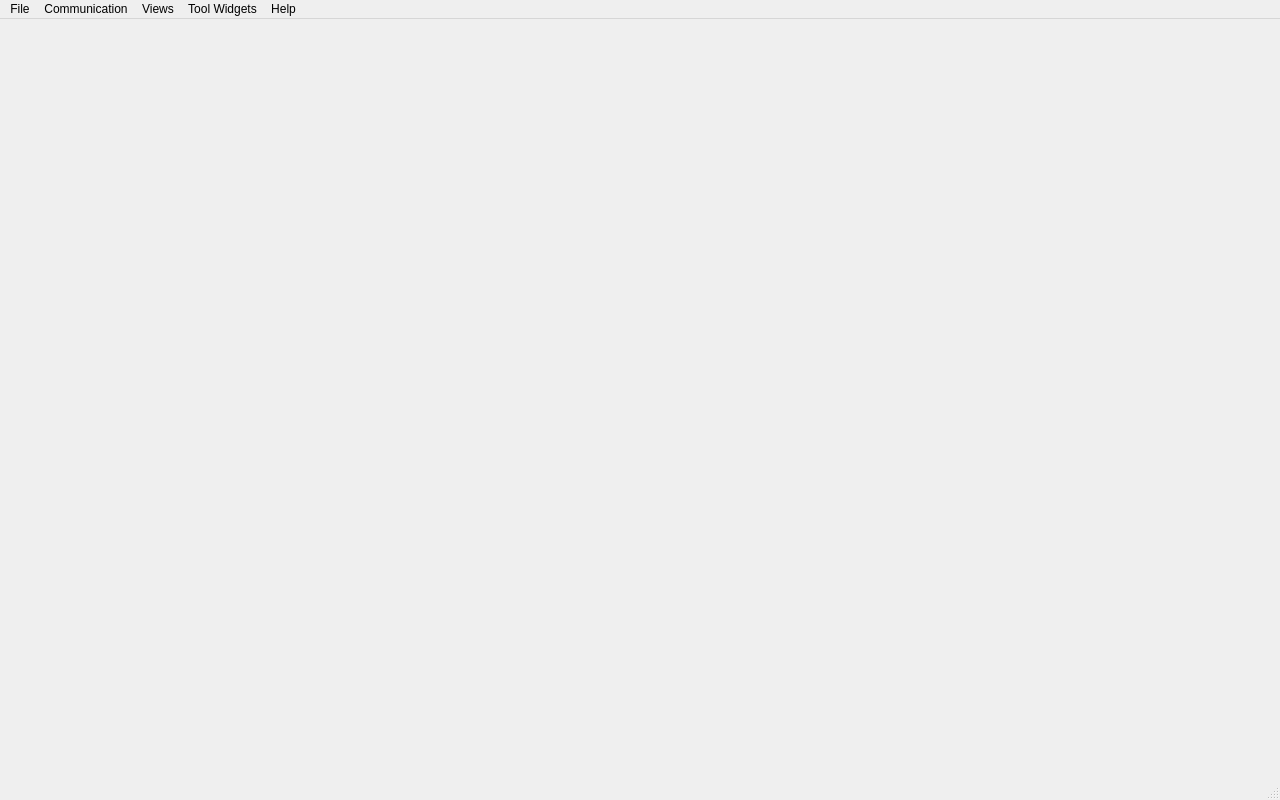
<?xml version="1.0" encoding="UTF-8"?>
<ui version="4.0">
 <class>MainWindow</class>
 <widget class="QMainWindow" name="MainWindow">
  <property name="geometry">
   <rect>
    <x>0</x>
    <y>0</y>
    <width>1280</width>
    <height>800</height>
   </rect>
  </property>
  <property name="minimumSize">
   <size>
    <width>1120</width>
    <height>720</height>
   </size>
  </property>
  <property name="baseSize">
   <size>
    <width>1280</width>
    <height>800</height>
   </size>
  </property>
  <property name="mouseTracking">
   <bool>false</bool>
  </property>
  <property name="windowTitle">
   <string>MGMainWindow</string>
  </property>
  <property name="styleSheet">
   <string notr="true"/>
  </property>
  <widget class="QWidget" name="centralWidget">
   <property name="sizePolicy">
    <sizepolicy hsizetype="MinimumExpanding" vsizetype="MinimumExpanding">
     <horstretch>0</horstretch>
     <verstretch>0</verstretch>
    </sizepolicy>
   </property>
   <property name="minimumSize">
    <size>
     <width>200</width>
     <height>150</height>
    </size>
   </property>
  </widget>
  <widget class="QMenuBar" name="menuBar">
   <property name="geometry">
    <rect>
     <x>0</x>
     <y>0</y>
     <width>1280</width>
     <height>22</height>
    </rect>
   </property>
   <widget class="QMenu" name="menuMGround">
    <property name="title">
     <string>File</string>
    </property>
    <widget class="QMenu" name="menuPreferences">
     <property name="title">
      <string>Display</string>
     </property>
     <addaction name="actionSelectStylesheet"/>
     <addaction name="actionReloadStylesheet"/>
    </widget>
    <addaction name="actionJoystick_Settings"/>
    <addaction name="actionSimulate"/>
    <addaction name="separator"/>
    <addaction name="actionMuteAudioOutput"/>
    <addaction name="actionJoystickSettings"/>
    <addaction name="menuPreferences"/>
    <addaction name="actionAdvanced_Mode"/>
    <addaction name="separator"/>
    <addaction name="actionExit"/>
   </widget>
   <widget class="QMenu" name="menuNetwork">
    <property name="title">
     <string>Communication</string>
    </property>
    <widget class="QMenu" name="menuAdd_Link">
     <property name="title">
      <string>Add Link</string>
     </property>
     <addaction name="actionSerial"/>
     <addaction name="actionTCP"/>
     <addaction name="actionUDP"/>
     <addaction name="actionUDPClient"/>
    </widget>
    <addaction name="menuAdd_Link"/>
    <addaction name="separator"/>
   </widget>
   <widget class="QMenu" name="menuTools">
    <property name="enabled">
     <bool>true</bool>
    </property>
    <property name="title">
     <string>Tool Widgets</string>
    </property>
    <addaction name="actionNewCustomWidget"/>
    <addaction name="actionLoadCustomWidgetFile"/>
    <addaction name="separator"/>
    <addaction name="actionTerminalConsole"/>
   </widget>
   <widget class="QMenu" name="menuHelp">
    <property name="title">
     <string>Help</string>
    </property>
    <addaction name="actionOnline_Documentation"/>
    <addaction name="actionProject_Roadmap_2"/>
    <addaction name="actionDeveloper_Credits"/>
    <addaction name="actionDebug_Console"/>
    <addaction name="actionCheck_For_Updates"/>
    <addaction name="separator"/>
    <addaction name="actionDonate"/>
    <addaction name="separator"/>
    <addaction name="actionAbout_APM_Planner_2_0"/>
   </widget>
   <widget class="QMenu" name="menuPerspectives">
    <property name="title">
     <string>Views</string>
    </property>
    <addaction name="actionFlightView"/>
    <addaction name="actionMissionView"/>
    <addaction name="actionHardwareConfig"/>
    <addaction name="actionSoftwareConfig"/>
    <addaction name="actionTerminalView"/>
    <addaction name="actionEngineersView"/>
    <addaction name="actionSimulationView"/>
    <addaction name="separator"/>
    <addaction name="actionFirmwareUpdateView"/>
    <addaction name="actionMavlinkView"/>
    <addaction name="actionUnconnectedView"/>
    <addaction name="separator"/>
    <addaction name="actionFullscreen"/>
    <addaction name="actionNormal"/>
   </widget>
   <addaction name="menuMGround"/>
   <addaction name="menuNetwork"/>
   <addaction name="menuPerspectives"/>
   <addaction name="menuTools"/>
   <addaction name="menuHelp"/>
  </widget>
  <widget class="QStatusBar" name="statusBar"/>
  <action name="actionExit">
   <property name="icon">
    <iconset resource="../../qgroundcontrol.qrc">
     <normaloff>:/files/images/actions/system-log-out.svg</normaloff>:/files/images/actions/system-log-out.svg</iconset>
   </property>
   <property name="text">
    <string>Exit</string>
   </property>
   <property name="shortcut">
    <string>Ctrl+Q</string>
   </property>
  </action>
  <action name="actionLiftoff">
   <property name="enabled">
    <bool>true</bool>
   </property>
   <property name="icon">
    <iconset resource="../../qgroundcontrol.qrc">
     <normaloff>:/files/images/control/launch.svg</normaloff>
     <normalon>:/files/images/control/launch.svg</normalon>:/files/images/control/launch.svg</iconset>
   </property>
   <property name="text">
    <string>Liftoff</string>
   </property>
  </action>
  <action name="actionLand">
   <property name="icon">
    <iconset resource="../../qgroundcontrol.qrc">
     <normaloff>:/files/images/control/land.svg</normaloff>:/files/images/control/land.svg</iconset>
   </property>
   <property name="text">
    <string>Land</string>
   </property>
  </action>
  <action name="actionEmergency_Land">
   <property name="icon">
    <iconset resource="../../qgroundcontrol.qrc">
     <normaloff>:/files/images/actions/process-stop.svg</normaloff>:/files/images/actions/process-stop.svg</iconset>
   </property>
   <property name="text">
    <string>Emergency Land</string>
   </property>
   <property name="shortcut">
    <string>Ctrl+E</string>
   </property>
  </action>
  <action name="actionEmergency_Kill">
   <property name="icon">
    <iconset resource="../../qgroundcontrol.qrc">
     <normaloff>:/files/images/actions/process-stop.svg</normaloff>:/files/images/actions/process-stop.svg</iconset>
   </property>
   <property name="text">
    <string>Kill UAS</string>
   </property>
   <property name="shortcut">
    <string>Ctrl+K</string>
   </property>
  </action>
  <action name="actionConfiguration">
   <property name="icon">
    <iconset resource="../../qgroundcontrol.qrc">
     <normaloff>:/files/images/categories/applications-system.svg</normaloff>:/files/images/categories/applications-system.svg</iconset>
   </property>
   <property name="text">
    <string>Preferences</string>
   </property>
   <property name="toolTip">
    <string>Open UAS Preferences</string>
   </property>
  </action>
  <action name="actionJoystickSettings">
   <property name="icon">
    <iconset resource="../../qgroundcontrol.qrc">
     <normaloff>:/files/images/devices/input-gaming.svg</normaloff>:/files/images/devices/input-gaming.svg</iconset>
   </property>
   <property name="text">
    <string>Joystick</string>
   </property>
   <property name="visible">
    <bool>true</bool>
   </property>
  </action>
  <action name="actionSimulate">
   <property name="checkable">
    <bool>true</bool>
   </property>
   <property name="icon">
    <iconset resource="../../qgroundcontrol.qrc">
     <normaloff>:/files/images/control/launch.svg</normaloff>:/files/images/control/launch.svg</iconset>
   </property>
   <property name="text">
    <string>Simulate</string>
   </property>
   <property name="toolTip">
    <string>Simulate one vehicle to test and evaluate this application</string>
   </property>
  </action>
  <action name="actionShow_Slugs_View">
   <property name="icon">
    <iconset resource="../../qgroundcontrol.qrc">
     <normaloff>:/files/images/contrib/slugs.png</normaloff>:/files/images/contrib/slugs.png</iconset>
   </property>
   <property name="text">
    <string>Show Slugs View</string>
   </property>
  </action>
  <action name="actionJoystick_Settings">
   <property name="icon">
    <iconset resource="../../qgroundcontrol.qrc">
     <normaloff>:/files/images/devices/input-gaming.svg</normaloff>:/files/images/devices/input-gaming.svg</iconset>
   </property>
   <property name="text">
    <string>Joystick Settings</string>
   </property>
   <property name="visible">
    <bool>false</bool>
   </property>
  </action>
  <action name="actionOnline_Documentation">
   <property name="icon">
    <iconset resource="../../qgroundcontrol.qrc">
     <normaloff>:/files/images/apps/utilities-system-monitor.svg</normaloff>:/files/images/apps/utilities-system-monitor.svg</iconset>
   </property>
   <property name="text">
    <string>Online Documentation</string>
   </property>
  </action>
  <action name="actionProject_Roadmap_2">
   <property name="icon">
    <iconset resource="../../qgroundcontrol.qrc">
     <normaloff>:/files/images/status/software-update-available.svg</normaloff>:/files/images/status/software-update-available.svg</iconset>
   </property>
   <property name="text">
    <string>Project Roadmap</string>
   </property>
  </action>
  <action name="actionDeveloper_Credits">
   <property name="icon">
    <iconset resource="../../qgroundcontrol.qrc">
     <normaloff>:/files/images/categories/preferences-system.svg</normaloff>:/files/images/categories/preferences-system.svg</iconset>
   </property>
   <property name="text">
    <string>Developer Credits</string>
   </property>
  </action>
  <action name="actionMissionView">
   <property name="checkable">
    <bool>true</bool>
   </property>
   <property name="icon">
    <iconset resource="../../qgroundcontrol.qrc">
     <normaloff>:/files/images/categories/applications-internet.svg</normaloff>:/files/images/categories/applications-internet.svg</iconset>
   </property>
   <property name="text">
    <string>Flight Plan</string>
   </property>
   <property name="shortcut">
    <string>Ctrl+2</string>
   </property>
  </action>
  <action name="actionEngineersView">
   <property name="checkable">
    <bool>true</bool>
   </property>
   <property name="icon">
    <iconset resource="../../qgroundcontrol.qrc">
     <normaloff>:/files/images/apps/utilities-system-monitor.svg</normaloff>:/files/images/apps/utilities-system-monitor.svg</iconset>
   </property>
   <property name="text">
    <string>Plot</string>
   </property>
   <property name="shortcut">
    <string>Ctrl+6</string>
   </property>
  </action>
  <action name="actionMavlinkView">
   <property name="checkable">
    <bool>true</bool>
   </property>
   <property name="icon">
    <iconset resource="../../qgroundcontrol.qrc">
     <normaloff>:/files/images/devices/network-wired.svg</normaloff>:/files/images/devices/network-wired.svg</iconset>
   </property>
   <property name="text">
    <string>Mavlink</string>
   </property>
   <property name="shortcut">
    <string>Meta+M</string>
   </property>
  </action>
  <action name="actionSelectStylesheet">
   <property name="icon">
    <iconset resource="../../qgroundcontrol.qrc">
     <normaloff>:/files/images/categories/applications-internet.svg</normaloff>:/files/images/categories/applications-internet.svg</iconset>
   </property>
   <property name="text">
    <string>Select Stylesheet</string>
   </property>
  </action>
  <action name="actionFlightView">
   <property name="checkable">
    <bool>true</bool>
   </property>
   <property name="icon">
    <iconset resource="../../qgroundcontrol.qrc">
     <normaloff>:/files/images/status/network-wireless-encrypted.svg</normaloff>:/files/images/status/network-wireless-encrypted.svg</iconset>
   </property>
   <property name="text">
    <string>Flight Data</string>
   </property>
   <property name="shortcut">
    <string>Ctrl+1</string>
   </property>
  </action>
  <action name="actionNewCustomWidget">
   <property name="icon">
    <iconset resource="../../qgroundcontrol.qrc">
     <normaloff>:/files/images/apps/utilities-system-monitor.svg</normaloff>:/files/images/apps/utilities-system-monitor.svg</iconset>
   </property>
   <property name="text">
    <string>New Custom Widget</string>
   </property>
  </action>
  <action name="actionMuteAudioOutput">
   <property name="checkable">
    <bool>true</bool>
   </property>
   <property name="icon">
    <iconset resource="../../qgroundcontrol.qrc">
     <normaloff>:/files/images/status/audio-volume-high.svg</normaloff>
     <normalon>:/files/images/status/audio-volume-muted.svg</normalon>
     <activeon>:/files/images/status/audio-volume-muted.svg</activeon>
     <selectedoff>:/files/images/status/audio-volume-high.svg</selectedoff>
     <selectedon>:/files/images/status/audio-volume-muted.svg</selectedon>:/files/images/status/audio-volume-high.svg</iconset>
   </property>
   <property name="text">
    <string>Mute Audio Output</string>
   </property>
  </action>
  <action name="actionUnconnectedView">
   <property name="checkable">
    <bool>true</bool>
   </property>
   <property name="icon">
    <iconset resource="../../qgroundcontrol.qrc">
     <normaloff>:/files/images/devices/network-wireless.svg</normaloff>:/files/images/devices/network-wireless.svg</iconset>
   </property>
   <property name="text">
    <string>Unconnected</string>
   </property>
   <property name="shortcut">
    <string>Meta+U</string>
   </property>
  </action>
  <action name="actionShutdownMAV">
   <property name="icon">
    <iconset resource="../../qgroundcontrol.qrc">
     <normaloff>:/files/images/actions/system-log-out.svg</normaloff>:/files/images/actions/system-log-out.svg</iconset>
   </property>
   <property name="text">
    <string>Shutdown MAV</string>
   </property>
   <property name="toolTip">
    <string>Shutdown the onboard computer - works not during flight</string>
   </property>
   <property name="statusTip">
    <string>Shutdown the onboard computer - works not during flight</string>
   </property>
  </action>
  <action name="actionReloadStylesheet">
   <property name="text">
    <string>Reload Stylesheet</string>
   </property>
   <property name="shortcut">
    <string>Meta+R</string>
   </property>
  </action>
  <action name="actionSettings">
   <property name="text">
    <string>Settings</string>
   </property>
  </action>
  <action name="actionFullscreen">
   <property name="text">
    <string>Fullscreen</string>
   </property>
   <property name="shortcut">
    <string>Meta+Return</string>
   </property>
  </action>
  <action name="actionNormal">
   <property name="text">
    <string>Normal</string>
   </property>
  </action>
  <action name="actionLoadCustomWidgetFile">
   <property name="icon">
    <iconset resource="../../qgroundcontrol.qrc">
     <normaloff>:/files/images/status/folder-drag-accept.svg</normaloff>:/files/images/status/folder-drag-accept.svg</iconset>
   </property>
   <property name="text">
    <string>Load Custom Widget File</string>
   </property>
  </action>
  <action name="actionFirmwareUpdateView">
   <property name="icon">
    <iconset resource="../../qgroundcontrol.qrc">
     <normaloff>:/files/images/status/software-update-available.svg</normaloff>:/files/images/status/software-update-available.svg</iconset>
   </property>
   <property name="text">
    <string>Firmware Update</string>
   </property>
   <property name="toolTip">
    <string>Update the firmware of one of the connected autopilots</string>
   </property>
  </action>
  <action name="actionSimulation_View">
   <property name="checkable">
    <bool>true</bool>
   </property>
   <property name="icon">
    <iconset resource="../../qgroundcontrol.qrc">
     <normaloff>:/files/images/control/launch.svg</normaloff>:/files/images/control/launch.svg</iconset>
   </property>
   <property name="text">
    <string>Simulation</string>
   </property>
   <property name="toolTip">
    <string>Open the simulation view</string>
   </property>
  </action>
  <action name="actionHardwareConfig">
   <property name="checkable">
    <bool>true</bool>
   </property>
   <property name="icon">
    <iconset resource="../../qgroundcontrol.qrc">
     <normaloff>:/files/images/categories/preferences-system.svg</normaloff>:/files/images/categories/preferences-system.svg</iconset>
   </property>
   <property name="text">
    <string>Intial Setup</string>
   </property>
   <property name="toolTip">
    <string>Configuration options of the vehicle.</string>
   </property>
   <property name="shortcut">
    <string>Ctrl+3</string>
   </property>
  </action>
  <action name="actionAdvanced_Mode">
   <property name="checkable">
    <bool>true</bool>
   </property>
   <property name="text">
    <string>Advanced Mode</string>
   </property>
  </action>
  <action name="actionSimulationView">
   <property name="checkable">
    <bool>true</bool>
   </property>
   <property name="icon">
    <iconset resource="../../qgroundcontrol.qrc">
     <normaloff>:/files/images/apps/accessories-calculator.svg</normaloff>:/files/images/apps/accessories-calculator.svg</iconset>
   </property>
   <property name="text">
    <string>Simulation</string>
   </property>
  </action>
  <action name="actionSoftwareConfig">
   <property name="checkable">
    <bool>true</bool>
   </property>
   <property name="icon">
    <iconset resource="../../qgroundcontrol.qrc">
     <normaloff>:/files/images/categories/applications-system.svg</normaloff>:/files/images/categories/applications-system.svg</iconset>
   </property>
   <property name="text">
    <string>Config/Tuning</string>
   </property>
   <property name="shortcut">
    <string>Ctrl+4</string>
   </property>
   <property name="menuRole">
    <enum>QAction::NoRole</enum>
   </property>
  </action>
  <action name="actionTerminalView">
   <property name="checkable">
    <bool>true</bool>
   </property>
   <property name="icon">
    <iconset resource="../../qgroundcontrol.qrc">
     <normaloff>:/files/images/apps/utilities-terminal.svg</normaloff>:/files/images/apps/utilities-terminal.svg</iconset>
   </property>
   <property name="text">
    <string>Terminal</string>
   </property>
   <property name="shortcut">
    <string>Ctrl+5</string>
   </property>
  </action>
  <action name="actionDebug_Console">
   <property name="checkable">
    <bool>false</bool>
   </property>
   <property name="text">
    <string>Show Debug Console</string>
   </property>
  </action>
  <action name="actionAbout_APM_Planner_2_0">
   <property name="text">
    <string>About APM Planner 3.0</string>
   </property>
  </action>
  <action name="actionCheck_For_Updates">
   <property name="text">
    <string>Check For Updates</string>
   </property>
  </action>
  <action name="actionLoad_tlog">
   <property name="text">
    <string>Load tlog</string>
   </property>
  </action>
  <action name="actionSerial">
   <property name="text">
    <string>Serial</string>
   </property>
  </action>
  <action name="actionTCP">
   <property name="text">
    <string>TCP</string>
   </property>
  </action>
  <action name="actionUDP">
   <property name="text">
    <string>UDP</string>
   </property>
  </action>
  <action name="actionTerminalConsole">
   <property name="text">
    <string>Terminal Console</string>
   </property>
   <property name="shortcut">
    <string>Ctrl+Shift+M</string>
   </property>
  </action>
  <action name="actionUDPClient">
   <property name="text">
    <string>UDP Client</string>
   </property>
   <property name="toolTip">
    <string>UDP Client</string>
   </property>
  </action>
  <action name="actionDonate">
   <property name="text">
    <string>Donate</string>
   </property>
  </action>
 </widget>
 <layoutdefault spacing="6" margin="11"/>
 <resources>
  <include location="../../qgroundcontrol.qrc"/>
 </resources>
 <connections>
  <connection>
   <sender>actionExit</sender>
   <signal>triggered()</signal>
   <receiver>MainWindow</receiver>
   <slot>close()</slot>
   <hints>
    <hint type="sourcelabel">
     <x>-1</x>
     <y>-1</y>
    </hint>
    <hint type="destinationlabel">
     <x>299</x>
     <y>199</y>
    </hint>
   </hints>
  </connection>
  <connection>
   <sender>actionFullscreen</sender>
   <signal>triggered()</signal>
   <receiver>MainWindow</receiver>
   <slot>showFullScreen()</slot>
   <hints>
    <hint type="sourcelabel">
     <x>-1</x>
     <y>-1</y>
    </hint>
    <hint type="destinationlabel">
     <x>399</x>
     <y>249</y>
    </hint>
   </hints>
  </connection>
  <connection>
   <sender>actionNormal</sender>
   <signal>triggered()</signal>
   <receiver>MainWindow</receiver>
   <slot>showNormal()</slot>
   <hints>
    <hint type="sourcelabel">
     <x>-1</x>
     <y>-1</y>
    </hint>
    <hint type="destinationlabel">
     <x>399</x>
     <y>249</y>
    </hint>
   </hints>
  </connection>
 </connections>
</ui>
